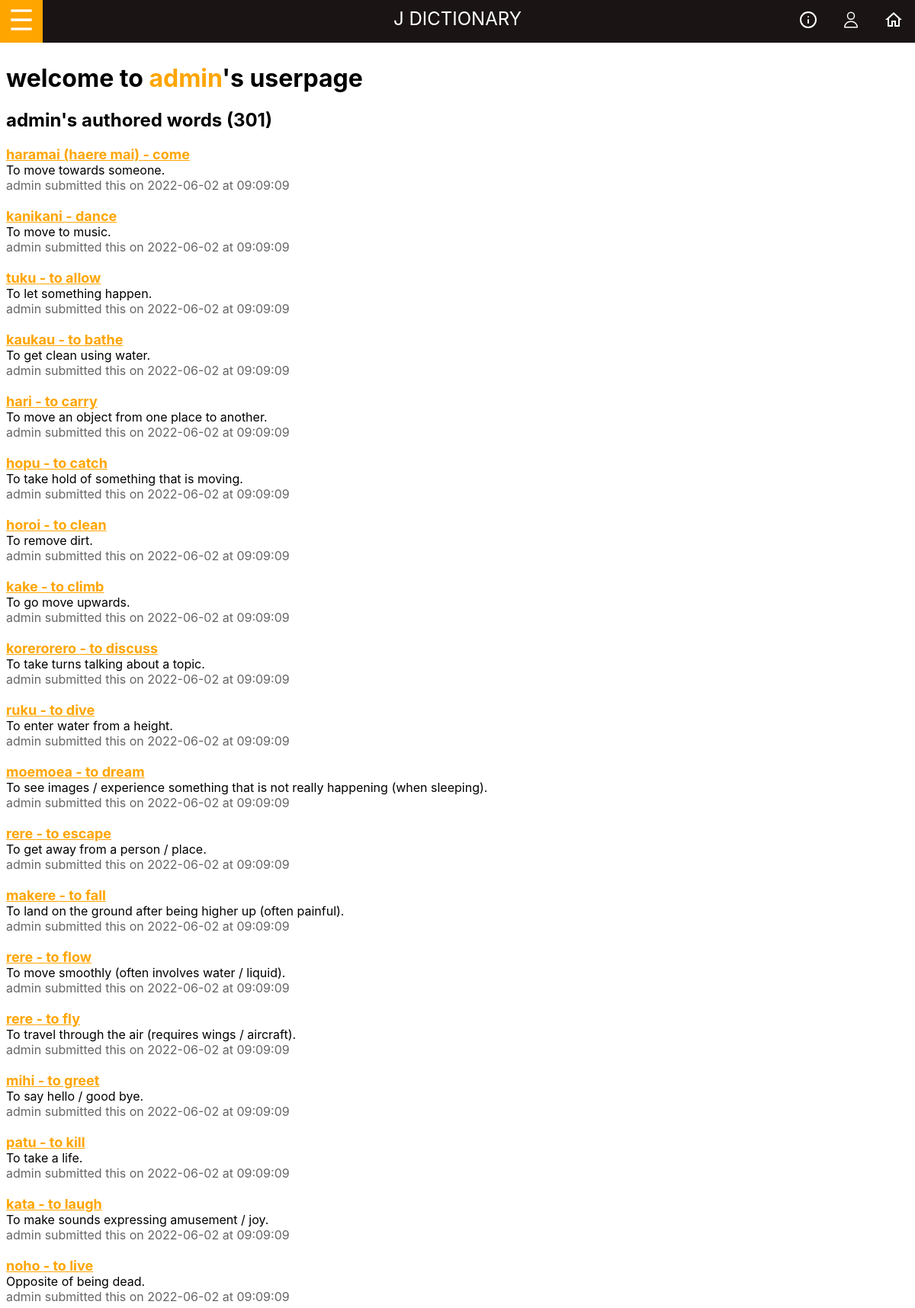
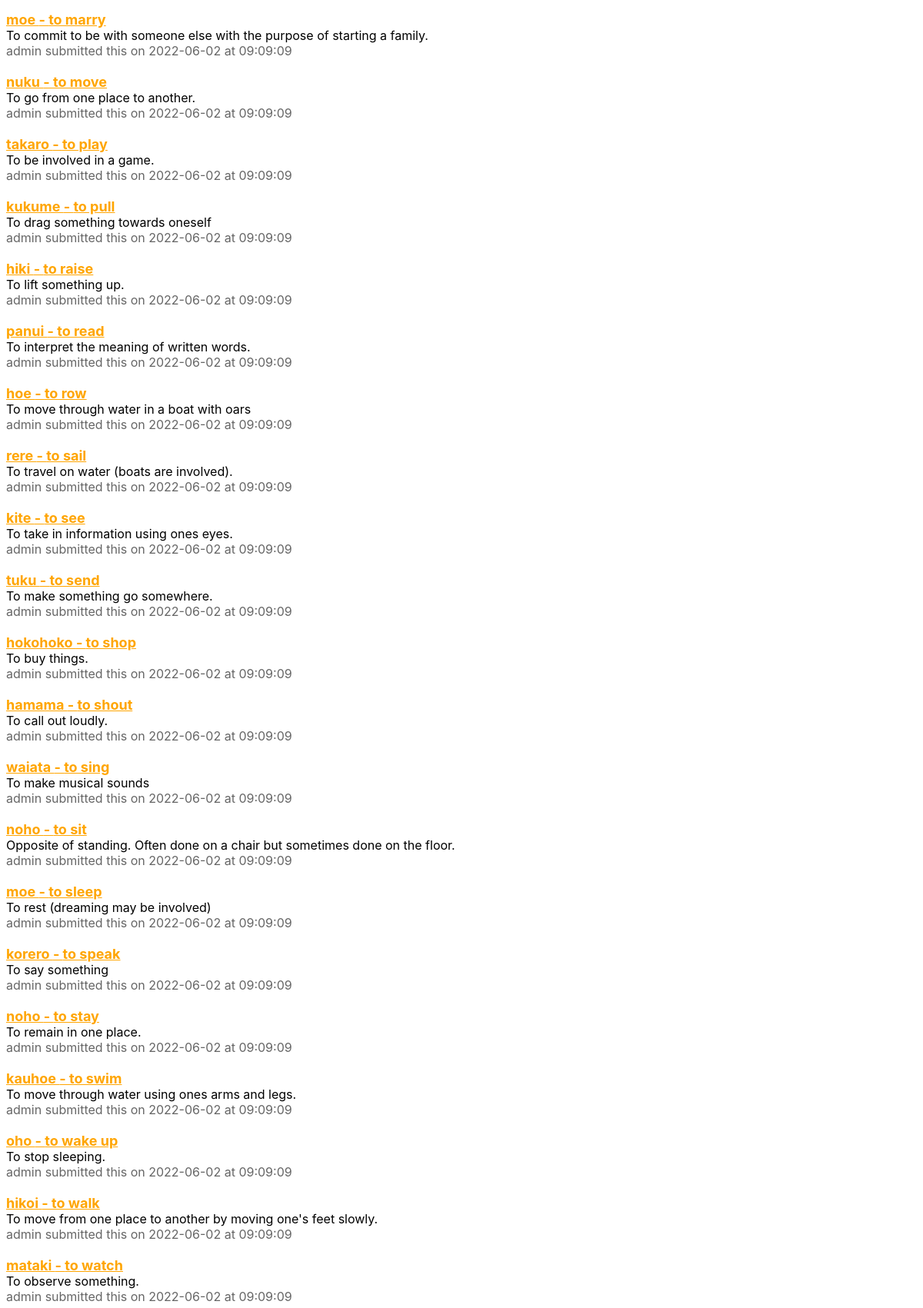
Screenshot of /user/admin (upper part) with the database file from the repository (2 pictures, top to bottom).
### tables this page shows
CREATE TABLE "word"
(
	id integer
		constraint word_pk
			primary key autoincrement,
	english varchar(60),
	maori varchar(80),
	description varchar(400),
	timestamp timestamp,
	in_category varchar(60),
	added_by varchar(30),
	image varchar(120),
	wordlevel varchar(2)
);

### app.py (the view)
@app.route('/user/<username>')
def render_user_page(username):
    con = create_connection(DB_NAME)
    query = 'SELECT id FROM user WHERE username=?'
    cur = con.cursor()
    cur.execute(query, (username,))
    user_query = cur.fetchall()
    con.close()
    if not user_query:
        return redirect('/?error=User+does+not+exist')
    word_query = fetch_authored_words(username)  # get all authored words from the user
    authored_words = len(word_query)  # get the number of authored words (to be displayed on the user's page)
    return render_template('user.html', categories=fetch_categories(), cur_user=username,
                           user_words=word_query, authored_word_count=authored_words,
                           logged_in=is_logged_in(), admin=is_admin(), )

### app.py (called while the page is built)
def timestamp_and_data(active_list, target_list):
    for i in active_list:
        x = int(i[5])
        x /= 1000
        timestamp = datetime.fromtimestamp(x, timezone)
        timestamp_str = str(timestamp)  # need it to be a string!
        timestamp_fh = timestamp_str[
                       0:len(timestamp_str) - 15]  # cuts off the hr, min, sec so i can add 'at' between date and time
        timestamp_lh = timestamp_str[11:len(timestamp_str) - 6]  # cuts off '+12'
        timestamp = timestamp_fh + ' at ' + timestamp_lh
        target_list.append(
            [i[0], i[1], i[2], i[3], i[4], timestamp, i[6], i[7], i[8]])

def fetch_authored_words(passed_user):
    con = create_connection(DB_NAME)
    query = 'SELECT id, english, maori, description, added_by, timestamp, in_category, image, wordlevel FROM word ' \
            'WHERE added_by=?'
    cur = con.cursor()
    cur.execute(query, (passed_user,))
    word_query = cur.fetchall()
    con.close()
    fetched_words = []
    timestamp_and_data(word_query, fetched_words)
    return fetched_words

def fetch_categories():
    con = create_connection(DB_NAME)
    query = 'SELECT * FROM category'
    cur = con.cursor()
    cur.execute(query)
    fetched_categories = cur.fetchall()
    con.close()
    return fetched_categories

def create_connection(db_file):
    try:
        connection = sqlite3.connect(db_file)
        return connection
    except Error as e:
        print(e)
    return None

def is_logged_in():
    if session.get('email') is None:
        print('Not logged in')
        return False
    else:
        print('Logged in')
        return True

def is_admin():
    if is_logged_in() and session.get('admin') == 1:
        return True
    else:
        return False

### templates/user.html (shortened to what this page needs)
{% extends 'base.html' %}
{% block main %}
<h1>welcome to <span class="user-page-accent">{{ cur_user }}</span>'s userpage</h1>
<h2>{{ cur_user }}'s authored words ({{ authored_word_count }})</h2>
{% for word in user_words %}
<div class="word-title"><a href="/word/{{ word[0] }}">{{ word[2] }} - {{ word[1] }}</a></div>
<div class="word-description">{{ word[3] }}</div>
<div class="word-author"> {{ word[4] }} submitted this on {{ word[5] }}</div>
<br>
{% endfor %}
{% endblock %}

### static/styles.css (style rules this page uses)
:root { --dark: #1a1414; --accent: orange; --white: white; }
* { font-family: -apple-system, BlinkMacSystemFont, 'Segoe UI', Roboto, Oxygen, Ubuntu, Cantarell, 'Open Sans', 'Helvetica Neue', sans-serif; box-sizing: border-box; }
a:link { color: var(--accent); }
.word-title { font-size: 18px; font-weight: bold; }
.word-author { color: #666; }
.user-page-accent { color: var(--accent); }

### rows the page displays
word: maori "haramai (haere mai)", english "come", description "To move towards someone.", added_by "admin", word "2022-06-02 at 09:09:09"
word: maori "kanikani", english "dance", description "To move to music.", added_by "admin", word "2022-06-02 at 09:09:09"
word: maori "tuku", english "to allow", description "To let something happen.", added_by "admin", word "2022-06-02 at 09:09:09"
word: maori "kaukau", english "to bathe", description "To get clean using water.", added_by "admin", word "2022-06-02 at 09:09:09"
word: maori "hari", english "to carry", description "To move an object from one place to another.", added_by "admin", word "2022-06-02 at 09:09:09"
word: maori "hopu", english "to catch", description "To take hold of something that is moving.", added_by "admin", word "2022-06-02 at 09:09:09"
word: maori "horoi", english "to clean", description "To remove dirt.", added_by "admin", word "2022-06-02 at 09:09:09"
word: maori "kake", english "to climb", description "To go move upwards.", added_by "admin", word "2022-06-02 at 09:09:09"
word: maori "korerorero", english "to discuss", description "To take turns talking about a topic.", added_by "admin", word "2022-06-02 at 09:09:09"
word: maori "ruku", english "to dive", description "To enter water from a height.", added_by "admin", word "2022-06-02 at 09:09:09"
word: maori "moemoea", english "to dream", description "To see images / experience something that is not really happening (when sleeping).", added_by "admin", word "2022-06-02 at 09:09:09"
word: maori "rere", english "to escape", description "To get away from a person / place.", added_by "admin", word "2022-06-02 at 09:09:09"
word: maori "makere", english "to fall", description "To land on the ground after being higher up (often painful).", added_by "admin", word "2022-06-02 at 09:09:09"
word: maori "rere", english "to flow", description "To move smoothly (often involves water / liquid).", added_by "admin", word "2022-06-02 at 09:09:09"
word: maori "rere", english "to fly", description "To travel through the air (requires wings / aircraft).", added_by "admin", word "2022-06-02 at 09:09:09"
word: maori "mihi", english "to greet", description "To say hello / good bye.", added_by "admin", word "2022-06-02 at 09:09:09"
word: maori "patu", english "to kill", description "To take a life.", added_by "admin", word "2022-06-02 at 09:09:09"
word: maori "kata", english "to laugh", description "To make sounds expressing amusement / joy.", added_by "admin", word "2022-06-02 at 09:09:09"
word: maori "noho", english "to live", description "Opposite of being dead.", added_by "admin", word "2022-06-02 at 09:09:09"
word: maori "moe", english "to marry", description "To commit to be with someone else with the purpose of starting a family.", added_by "admin", word "2022-06-02 at 09:09:09"
word: maori "nuku", english "to move", description "To go from one place to another.", added_by "admin", word "2022-06-02 at 09:09:09"
word: maori "takaro", english "to play", description "To be involved in a game.", added_by "admin", word "2022-06-02 at 09:09:09"
word: maori "kukume", english "to pull", description "To drag something towards oneself", added_by "admin", word "2022-06-02 at 09:09:09"
word: maori "hiki", english "to raise", description "To lift something up.", added_by "admin", word "2022-06-02 at 09:09:09"
word: maori "panui", english "to read", description "To interpret the meaning of written words.", added_by "admin", word "2022-06-02 at 09:09:09"
word: maori "hoe", english "to row", description "To move through water in a boat with oars", added_by "admin", word "2022-06-02 at 09:09:09"
word: maori "rere", english "to sail", description "To travel on water (boats are involved).", added_by "admin", word "2022-06-02 at 09:09:09"
word: maori "kite", english "to see", description "To take in information using ones eyes.", added_by "admin", word "2022-06-02 at 09:09:09"
word: maori "tuku", english "to send", description "To make something go somewhere.", added_by "admin", word "2022-06-02 at 09:09:09"
word: maori "hokohoko", english "to shop", description "To buy things.", added_by "admin", word "2022-06-02 at 09:09:09"
word: maori "hamama", english "to shout", description "To call out loudly.", added_by "admin", word "2022-06-02 at 09:09:09"
word: maori "waiata", english "to sing", description "To make musical sounds", added_by "admin", word "2022-06-02 at 09:09:09"
word: maori "noho", english "to sit", description "Opposite of standing. Often done on a chair but sometimes done on the floor.", added_by "admin", word "2022-06-02 at 09:09:09"
word: maori "moe", english "to sleep", description "To rest (dreaming may be involved)", added_by "admin", word "2022-06-02 at 09:09:09"
word: maori "korero", english "to speak", description "To say something", added_by "admin", word "2022-06-02 at 09:09:09"
word: maori "noho", english "to stay", description "To remain in one place.", added_by "admin", word "2022-06-02 at 09:09:09"
word: maori "kauhoe", english "to swim", description "To move through water using ones arms and legs.", added_by "admin", word "2022-06-02 at 09:09:09"
word: maori "oho", english "to wake up", description "To stop sleeping.", added_by "admin", word "2022-06-02 at 09:09:09"
word: maori "hikoi", english "to walk", description "To move from one place to another by moving one's feet slowly.", added_by "admin", word "2022-06-02 at 09:09:09"
word: maori "mataki", english "to watch", description "To observe something.", added_by "admin", word "2022-06-02 at 09:09:09"

### other values shown
{{ cur_user }} "admin"
{{ authored_word_count }} "301"
